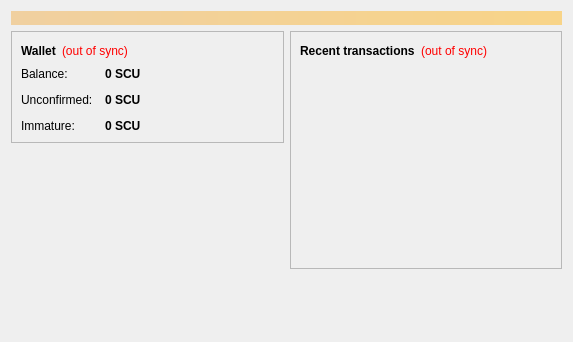
<?xml version="1.0" encoding="UTF-8"?>
<ui version="4.0">
 <class>OverviewPage</class>
 <widget class="QWidget" name="OverviewPage">
  <property name="geometry">
   <rect>
    <x>0</x>
    <y>0</y>
    <width>573</width>
    <height>342</height>
   </rect>
  </property>
  <property name="windowTitle">
   <string>Form</string>
  </property>
  <layout class="QVBoxLayout" name="topLayout">
   <item>
    <widget class="QLabel" name="labelAlerts">
     <property name="visible">
      <bool>false</bool>
     </property>
     <property name="styleSheet">
      <string notr="true">background-color: qlineargradient(x1: 0, y1: 0, x2: 1, y2: 0, stop:0 #F0D0A0, stop:1 #F8D488); color:#000000;</string>
     </property>
     <property name="wordWrap">
      <bool>true</bool>
     </property>
     <property name="margin">
      <number>3</number>
     </property>
    </widget>
   </item>
   <item>
    <layout class="QHBoxLayout" name="horizontalLayout" stretch="1,1">
     <item>
      <layout class="QVBoxLayout" name="verticalLayout_2">
       <item>
        <widget class="QFrame" name="frame">
         <property name="frameShape">
          <enum>QFrame::StyledPanel</enum>
         </property>
         <property name="frameShadow">
          <enum>QFrame::Raised</enum>
         </property>
         <layout class="QVBoxLayout" name="verticalLayout_4">
          <item>
           <layout class="QHBoxLayout" name="horizontalLayout_4">
            <item>
             <widget class="QLabel" name="label_5">
              <property name="font">
               <font>
                <weight>75</weight>
                <bold>true</bold>
               </font>
              </property>
              <property name="text">
               <string>Wallet</string>
              </property>
             </widget>
            </item>
            <item>
             <widget class="QLabel" name="labelWalletStatus">
              <property name="toolTip">
               <string>The displayed information may be out of date. Your wallet automatically synchronizes with the Scubacoin network after a connection is established, but this process has not completed yet.</string>
              </property>
              <property name="styleSheet">
               <string notr="true">QLabel { color: red; }</string>
              </property>
              <property name="text">
               <string notr="true">(out of sync)</string>
              </property>
              <property name="alignment">
               <set>Qt::AlignLeading|Qt::AlignLeft|Qt::AlignVCenter</set>
              </property>
             </widget>
            </item>
            <item>
             <spacer name="horizontalSpacer_2">
              <property name="orientation">
               <enum>Qt::Horizontal</enum>
              </property>
              <property name="sizeHint" stdset="0">
               <size>
                <width>40</width>
                <height>20</height>
               </size>
              </property>
             </spacer>
            </item>
           </layout>
          </item>
          <item>
           <layout class="QFormLayout" name="formLayout_2">
            <property name="fieldGrowthPolicy">
             <enum>QFormLayout::AllNonFixedFieldsGrow</enum>
            </property>
            <property name="horizontalSpacing">
             <number>12</number>
            </property>
            <property name="verticalSpacing">
             <number>12</number>
            </property>
            <item row="0" column="0">
             <widget class="QLabel" name="label">
              <property name="text">
               <string>Balance:</string>
              </property>
             </widget>
            </item>
            <item row="0" column="1">
             <widget class="QLabel" name="labelBalance">
              <property name="font">
               <font>
                <weight>75</weight>
                <bold>true</bold>
               </font>
              </property>
              <property name="cursor">
               <cursorShape>IBeamCursor</cursorShape>
              </property>
              <property name="toolTip">
               <string>Your current balance</string>
              </property>
              <property name="text">
               <string notr="true">0 SCU</string>
              </property>
              <property name="textInteractionFlags">
               <set>Qt::LinksAccessibleByMouse|Qt::TextSelectableByKeyboard|Qt::TextSelectableByMouse</set>
              </property>
             </widget>
            </item>
            <item row="1" column="0">
             <widget class="QLabel" name="label_3">
              <property name="text">
               <string>Unconfirmed:</string>
              </property>
             </widget>
            </item>
            <item row="1" column="1">
             <widget class="QLabel" name="labelUnconfirmed">
              <property name="font">
               <font>
                <weight>75</weight>
                <bold>true</bold>
               </font>
              </property>
              <property name="cursor">
               <cursorShape>IBeamCursor</cursorShape>
              </property>
              <property name="toolTip">
               <string>Total of transactions that have yet to be confirmed, and do not yet count toward the current balance</string>
              </property>
              <property name="text">
               <string notr="true">0 SCU</string>
              </property>
              <property name="textInteractionFlags">
               <set>Qt::LinksAccessibleByMouse|Qt::TextSelectableByKeyboard|Qt::TextSelectableByMouse</set>
              </property>
             </widget>
            </item>
            <item row="2" column="0">
             <widget class="QLabel" name="labelImmatureText">
              <property name="text">
               <string>Immature:</string>
              </property>
             </widget>
            </item>
            <item row="2" column="1">
             <widget class="QLabel" name="labelImmature">
              <property name="font">
               <font>
                <weight>75</weight>
                <bold>true</bold>
               </font>
              </property>
              <property name="toolTip">
               <string>Mined balance that has not yet matured</string>
              </property>
              <property name="text">
               <string notr="true">0 SCU</string>
              </property>
              <property name="textInteractionFlags">
               <set>Qt::LinksAccessibleByMouse|Qt::TextSelectableByKeyboard|Qt::TextSelectableByMouse</set>
              </property>
             </widget>
            </item>
           </layout>
          </item>
         </layout>
        </widget>
       </item>
       <item>
        <spacer name="verticalSpacer">
         <property name="orientation">
          <enum>Qt::Vertical</enum>
         </property>
         <property name="sizeHint" stdset="0">
          <size>
           <width>20</width>
           <height>40</height>
          </size>
         </property>
        </spacer>
       </item>
      </layout>
     </item>
     <item>
      <layout class="QVBoxLayout" name="verticalLayout_3">
       <item>
        <widget class="QFrame" name="frame_2">
         <property name="frameShape">
          <enum>QFrame::StyledPanel</enum>
         </property>
         <property name="frameShadow">
          <enum>QFrame::Raised</enum>
         </property>
         <layout class="QVBoxLayout" name="verticalLayout">
          <item>
           <layout class="QHBoxLayout" name="horizontalLayout_2">
            <item>
             <widget class="QLabel" name="label_4">
              <property name="text">
               <string>&lt;b&gt;Recent transactions&lt;/b&gt;</string>
              </property>
             </widget>
            </item>
            <item>
             <widget class="QLabel" name="labelTransactionsStatus">
              <property name="toolTip">
               <string>The displayed information may be out of date. Your wallet automatically synchronizes with the Scubacoin network after a connection is established, but this process has not completed yet.</string>
              </property>
              <property name="styleSheet">
               <string notr="true">QLabel { color: red; }</string>
              </property>
              <property name="text">
               <string notr="true">(out of sync)</string>
              </property>
              <property name="alignment">
               <set>Qt::AlignRight|Qt::AlignTrailing|Qt::AlignVCenter</set>
              </property>
             </widget>
            </item>
            <item>
             <spacer name="horizontalSpacer">
              <property name="orientation">
               <enum>Qt::Horizontal</enum>
              </property>
              <property name="sizeHint" stdset="0">
               <size>
                <width>40</width>
                <height>20</height>
               </size>
              </property>
             </spacer>
            </item>
           </layout>
          </item>
          <item>
           <widget class="QListView" name="listTransactions">
            <property name="styleSheet">
             <string notr="true">QListView { background: transparent; }</string>
            </property>
            <property name="frameShape">
             <enum>QFrame::NoFrame</enum>
            </property>
            <property name="verticalScrollBarPolicy">
             <enum>Qt::ScrollBarAlwaysOff</enum>
            </property>
            <property name="horizontalScrollBarPolicy">
             <enum>Qt::ScrollBarAlwaysOff</enum>
            </property>
            <property name="selectionMode">
             <enum>QAbstractItemView::NoSelection</enum>
            </property>
           </widget>
          </item>
         </layout>
        </widget>
       </item>
       <item>
        <spacer name="verticalSpacer_2">
         <property name="orientation">
          <enum>Qt::Vertical</enum>
         </property>
         <property name="sizeHint" stdset="0">
          <size>
           <width>20</width>
           <height>40</height>
          </size>
         </property>
        </spacer>
       </item>
      </layout>
     </item>
    </layout>
   </item>
  </layout>
 </widget>
 <resources/>
 <connections/>
</ui>
